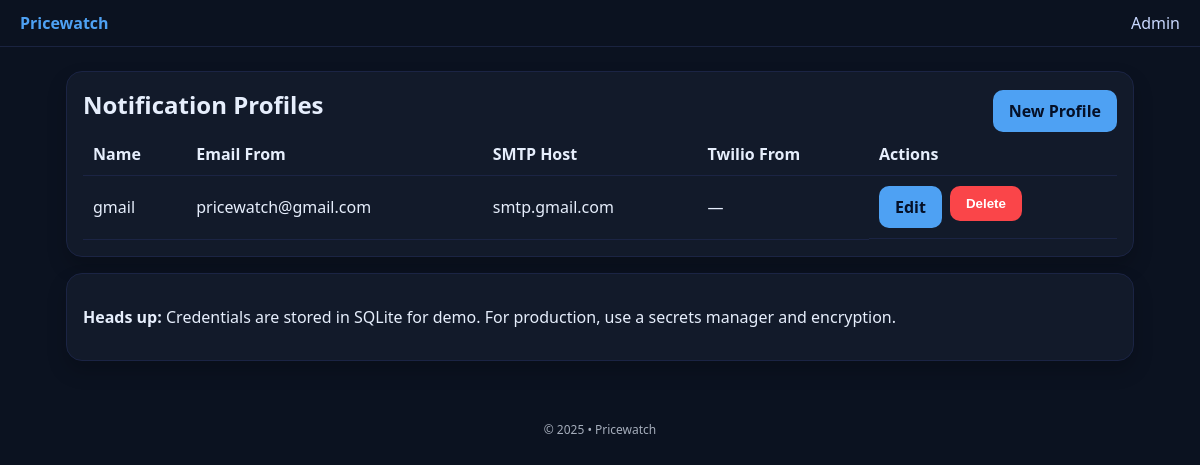
Page /admin/profiles on the committed database.
### app/models.py (models this page shows)
class NotificationProfile(Base):
    __tablename__ = "notification_profiles"
    id = Column(Integer, primary_key=True)
    name = Column(String(255), nullable=False, index=True)
    email_from = Column(String(255), nullable=True)
    smtp_host = Column(String(255), nullable=True)
    smtp_port = Column(Integer, nullable=True)
    smtp_user = Column(String(255), nullable=True)
    smtp_pass = Column(Text, nullable=True)  # Encrypted
    twilio_account_sid = Column(String(255), nullable=True)
    twilio_auth_token = Column(Text, nullable=True)  # Encrypted
    twilio_from_number = Column(String(20), nullable=True)
    created_at = Column(DateTime, default=datetime.utcnow, index=True)
    trackers = relationship("Tracker", back_populates="profile")

### app/main.py (the view)
@app.get("/admin/profiles", response_class=HTMLResponse)
def profiles_list(request: Request, db: Session = Depends(get_db)):
    try:
        profile_service = ProfileService(db)
        profiles = profile_service.get_all_profiles()
        return templates.TemplateResponse(
            "admin/profiles.html",
            {"request": request, "profiles": profiles}
        )
    except Exception as e:
        logger.error(f"Failed to load profiles: {e}")
        raise HTTPException(status_code=500, detail="Internal server error")

### app/templates/admin/profiles.html
{% extends "base.html" %}
{% block content %}
<section class="card">
  <div style="display:flex; justify-content:space-between; align-items:center;">
    <h1>Notification Profiles</h1>
    <a class="btn" href="/admin/profiles/new">New Profile</a>
  </div>
  {% if not profiles %}
    <p>No profiles yet — add one.</p>
  {% else %}
  <table>
    <thead>
      <tr><th>Name</th><th>Email From</th><th>SMTP Host</th><th>Twilio From</th><th>Actions</th></tr>
    </thead>
    <tbody>
      {% for p in profiles %}
        <tr>
          <td>{{ p.name }}</td>
          <td>{{ p.email_from or '—' }}</td>
          <td>{{ p.smtp_host or '—' }}</td>
          <td>{{ p.twilio_from_number or '—' }}</td>
          <td style="display:flex; gap:8px;">
            <a class="btn" href="/admin/profiles/{{ p.id }}/edit">Edit</a>
            <form method="post" action="/admin/profiles/{{ p.id }}/delete" onsubmit="return confirm('Delete this profile?')">
              <button class="btn danger" type="submit">Delete</button>
            </form>
          </td>
        </tr>
      {% endfor %}
    </tbody>
  </table>
  {% endif %}
</section>
<section class="card">
  <p><strong>Heads up:</strong> Credentials are stored in SQLite for demo. For production, use a secrets manager and encryption.</p>
</section>
{% endblock %}

### app/static/styles.css (style rules this page uses)
:root { --bg:#0b1220; --card:#121a2a; --text:#e6eefc; --muted:#a8b3cf; --up:#3fb950; --down:#fa4549; --brand:#4ea1f3; --danger:#fa4549; }
* { box-sizing:border-box; }
body { margin:0; font-family: ui-sans-serif, system-ui, -apple-system, Segoe UI, Roboto, Ubuntu, Cantarell, Noto Sans, Helvetica, Arial, Apple Color Emoji, Segoe UI Emoji; background:var(--bg); color:var(--text); }
.card { background:var(--card); border:1px solid #1b2444; border-radius:16px; padding:16px; box-shadow: 0 10px 20px rgba(0,0,0,.2); }
h1,h2 { margin:0 0 12px 0; }
button, .btn { background:var(--brand); color:#051027; border:none; padding:10px 16px; border-radius:10px; text-decoration:none; font-weight:600; cursor:pointer; }
.btn.danger { background:var(--danger); color:white; }
table { width:100%; border-collapse:collapse; }
th, td { padding:10px; text-align:left; border-bottom:1px solid #1b2444; }

### rows in the picture
NotificationProfile: name "gmail", email_from "pricewatch@gmail.com", smtp_host "smtp.gmail.com", twilio_from_number "—"
